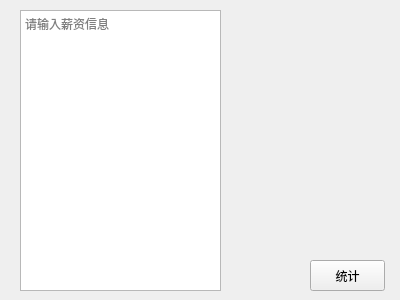
<?xml version="1.0" encoding="UTF-8"?>
<ui version="4.0">
 <class>Form</class>
 <widget class="QWidget" name="Form">
  <property name="geometry">
   <rect>
    <x>0</x>
    <y>0</y>
    <width>400</width>
    <height>300</height>
   </rect>
  </property>
  <property name="windowTitle">
   <string>薪资统计</string>
  </property>
  <widget class="QPlainTextEdit" name="textEdit">
   <property name="geometry">
    <rect>
     <x>20</x>
     <y>10</y>
     <width>201</width>
     <height>281</height>
    </rect>
   </property>
   <property name="placeholderText">
    <string>请输入薪资信息</string>
   </property>
  </widget>
  <widget class="QPushButton" name="button">
   <property name="geometry">
    <rect>
     <x>310</x>
     <y>260</y>
     <width>75</width>
     <height>31</height>
    </rect>
   </property>
   <property name="text">
    <string>统计</string>
   </property>
  </widget>
 </widget>
 <resources/>
 <connections/>
</ui>
